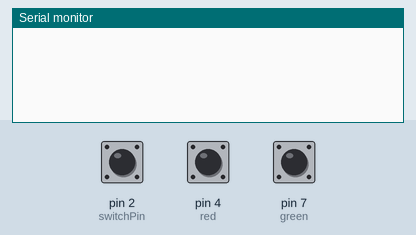
This sketch was run on a simulated Arduino Uno, built with avr-gcc and run on an emulated ATmega328P. Parts: the last lines printed to the serial monitor. Inputs (shaded band) come from the test bench; at power-on: pin 2 (switchPin) LOW, pin 4 (red) HIGH, pin 7 (green) HIGH.

Above: at 1.2 s.
1.3 s: pin 2 (switchPin) pulled HIGH for 0.15 s
At 2.5 s:
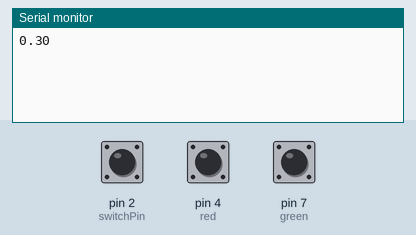
2.9 s: pin 4 (red) pulled LOW for 0.15 s
At 3.4 s:
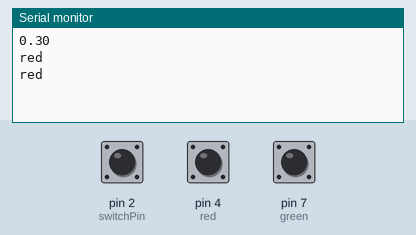
4.5 s: pin 7 (green) pulled LOW for 0.15 s
At 5.8 s:
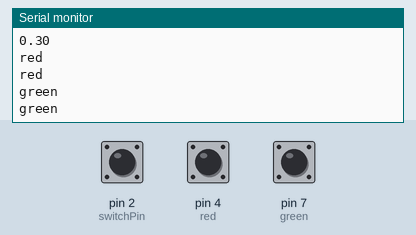
6.1 s: pin 2 (switchPin) pulled HIGH for 1 s
At 7.6 s:
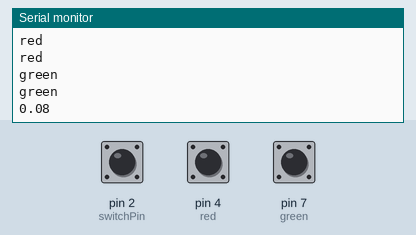

The sketch:

reed_switch_working.ino
```cpp
/*
RPM and Speed via reed switch.
Based on state change example and blink withought delay.
 http://arduino.cc/en/Tutorial/ButtonStateChange
 http://www.arduino.cc/en/Tutorial/BlinkWithoutDelay
This code is junk.
This really needs to trigger an interupt. That is beyond me currently.
You have been warned.
Reed switch may require hardware debouncing.
*/

// Constants.
const int switchPin = 2;        // Set the pin used for reed switch.
const float circ = 69.12;       // Circumference of wheel = DIAM * PI in inches
const int red = 4;
const int green = 7;
int redButtonState = 1;
int greenButtonState = 1;
int lastRedButtonState = 1;
int lastGreenButtonState = 1;
int debounceCount = 20;
long timeOfLastButton = 0;

int currentReading=1;
int lastReading = 1;

// Variables.
unsigned int switchCounter = 0;     // Rotation counter.
int switchState = 0;                // State of reed switch.
int lastSwitchState = 0;            //last state of switch.
unsigned long lastMicros = 0;       // Last report HIGH
unsigned long currentMicros = 0;    // Current report HIGH
unsigned long difMicros = 0;        // Difference
float RPM = 0;                      // RPM in Float.
float MPH = 0;                      // Miles Per Hour.


void setup() {
  pinMode(switchPin, INPUT);
  pinMode(red, INPUT_PULLUP);
  pinMode(green, INPUT_PULLUP);
  Serial.begin(9600);
}

// Enter loop.

void loop() {

  switchState = digitalRead(switchPin);
  redButtonState = digitalRead(red);
  greenButtonState = digitalRead(green);
  unsigned long currentTime = millis();

  if (switchState != lastSwitchState) {

    if (switchState == HIGH) {
    switchCounter++;
    currentMicros = micros();
    difMicros = currentMicros - lastMicros;
    RPM = 60000000.0 / difMicros;
    MPH = (((RPM * circ) / 12) / 5280) * 60;
    Serial.println(MPH/10);
  }
  }

  if(redButtonState != lastRedButtonState){

    if (currentTime - timeOfLastButton > debounceCount){

    Serial.println("red");
    lastRedButtonState = redButtonState;
        timeOfLastButton = currentTime;
    }

}

if(greenButtonState != lastGreenButtonState){

    if (currentTime - timeOfLastButton > debounceCount){

    Serial.println("green");
    lastGreenButtonState = greenButtonState;
        timeOfLastButton = currentTime;
    }

}

lastGreenButtonState = greenButtonState;
lastRedButtonState = redButtonState;

lastSwitchState = switchState;
lastMicros = currentMicros;

}
```

Measured:
- after the input at 1.3 s, the serial monitor: prints a new line at once (image 1)
- after the input at 2.9 s, the serial monitor: prints a new line at once (image 2)
- after the input at 4.5 s, the serial monitor: prints a new line at once (image 3)
- after the input at 6.1 s, the serial monitor: prints a new line at once (image 4)
